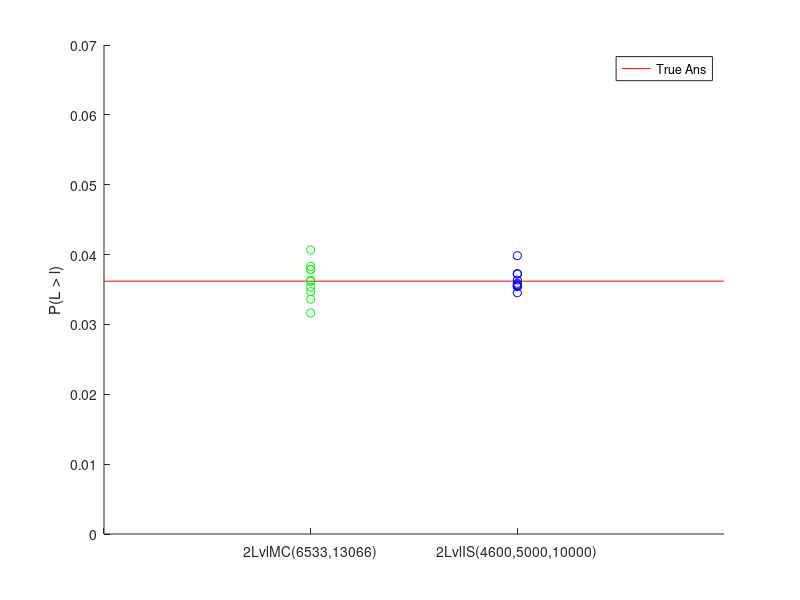

MATLAB code for this plot:
hold on

NSim = 10;
xMax = 3;
yMax = 0.07;
trueAns = 0.036190212336492985634173180642392;
X = 1:xMax;

TwoLvlMC = [ 0.037863726730525935297307066690765, 0.0361467558286643773721308512561, 0.031628411350081330200614494849087, 0.03632748960780769925899150551238, 0.037863726730525935297307066690765, 0.035333453822519428881257907102838, 0.040665100307247424543647207663112, 0.033616482920657870956081691668173, 0.038315561178384240014458702331466, 0.034700885595517802277245617205856];

TwoLvlIS = [ 0.03984099443691788838828315988394, 0.036349777349687403815714503707568, 0.035697254325129955387918556652949, 0.037280472805165797145487971420152, 0.035483984644826535581607629410428, 0.035559690105756422418004092378396, 0.035403638205208060041329076739203, 0.035883273762160626529915674609583, 0.037209718441259684307276245363028, 0.034529455043215195875205836273381];

plot([0 X],repmat(trueAns,1,xMax + 1),'r')

scatter(ones(NSim,1),TwoLvlMC,'g')
scatter(2*ones(NSim,1),TwoLvlIS,'b')

legend('True Ans')
%title('S:20, l:0.10, sample num:10600')
xlabel('')
xticks([0 1 2])
xticklabels({'','2LvlMC(6533,13066)','2LvlIS(4600,5000,10000)'})
ylabel('P(L > l)')
axis([0,xMax,0 yMax])

hold off
